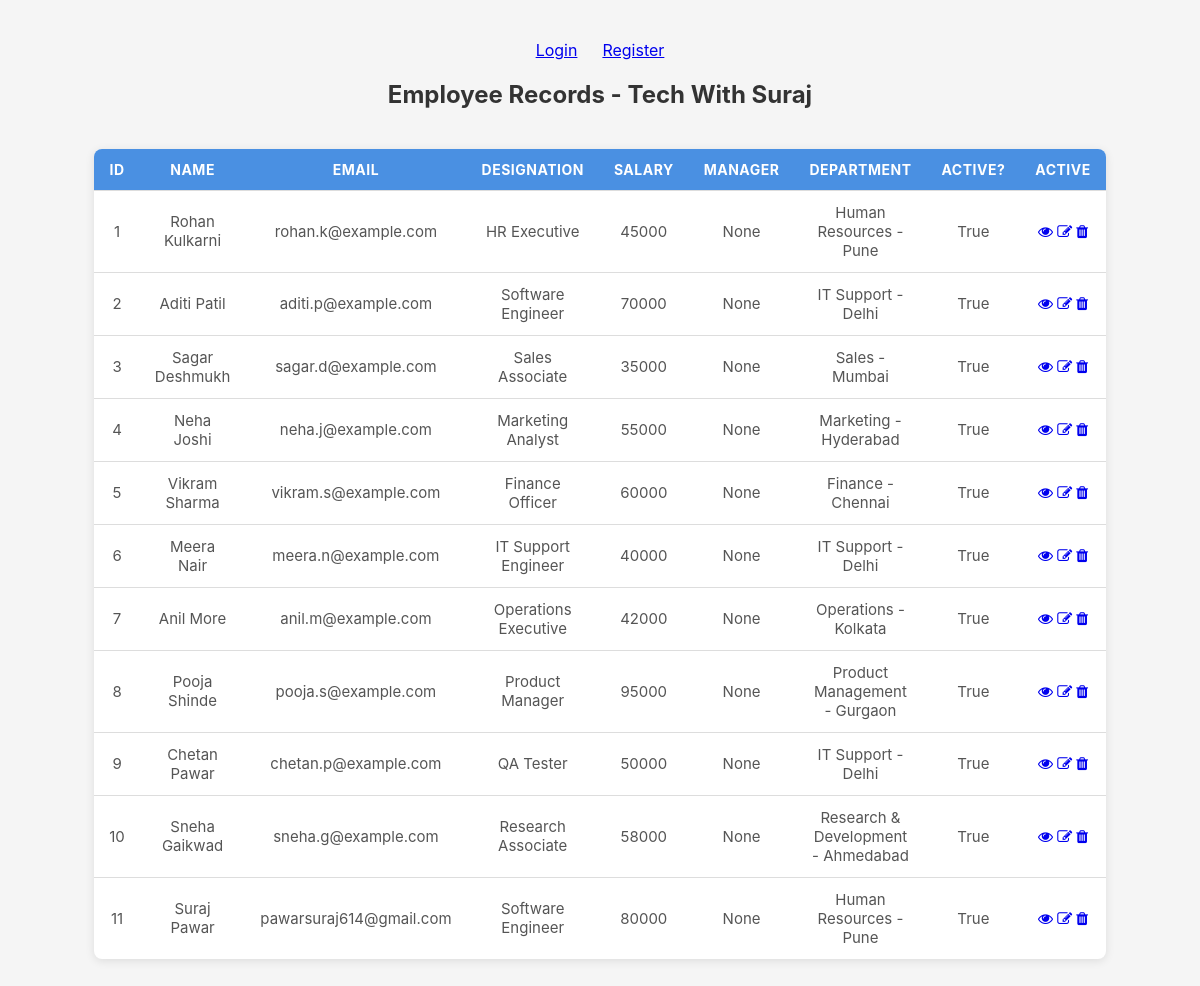
/, run on an earlier commit of the app's database.
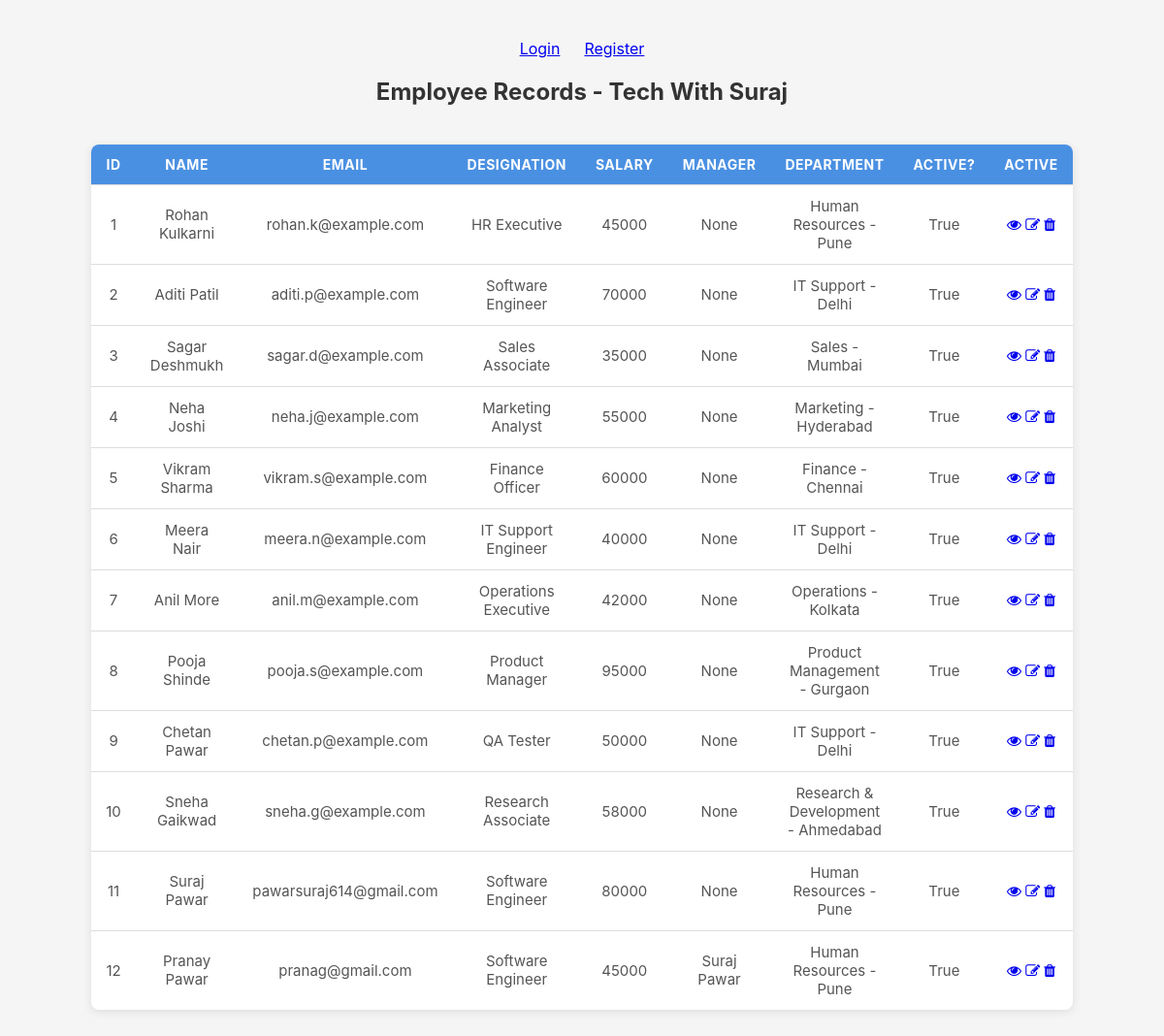
And on a later commit of the database.
### employees/models.py (models this page shows)
class Employee(models.Model):
    first_name = models.CharField(max_length=50)
    last_name = models.CharField(max_length=50)
    email = models.EmailField(unique=True)
    designation = models.CharField(max_length=50)
    image=models.ImageField(upload_to='emp_images',default='default.jpg')
    salary = models.IntegerField()
    joining_date = models.DateField()
    is_active = models.BooleanField(default=True)
    department = models.ForeignKey(Department, on_delete=models.SET_NULL, blank=True, null=True)
    manager = models.ForeignKey("self", on_delete=models.SET_NULL, blank=True, null=True)
    def __str__(self):
        return f"{self.first_name} {self.last_name}"
    def full_name(self):
        return f"{self.first_name} {self.last_name}"

class Department(models.Model):
    name = models.CharField(max_length=25)
    location = models.CharField(max_length=25)
    def __str__(self):
        return f"{self.name} - {self.location}"

### employee_main/views.py (the view)
# urls.py: 2. Add a URL to urlpatterns:  path('', views.home, name='home')
def home(request):
    employees = Employee.objects.all()
    context = {
        'employees': employees
    }
    return render(request, 'home.html', context)

### templates/home.html (shortened to what this page needs)
{% load static %}
<!DOCTYPE html>
<html lang="en">
<head>
    <link rel="stylesheet" href="{% static 'css/style.css' %}">
    <link rel="stylesheet" href="https://cdnjs.cloudflare.com/ajax/libs/font-awesome/4.7.0/css/font-awesome.min.css">
</head>
<body>
    {% if not user.is_authenticated %}
    <a href="{% url 'login' %}">Login</a> &emsp;
    <a href="{% url 'register' %}">Register</a>
    {% else %}
    You are logged in as: {{user}}
    <a href="{% url 'logout' %}">Logout</a>
    {% endif %}
    <h2>Employee Records - Tech With Suraj</h2>
    <br>
    <table>
        <thead>
            <tr>
                <th>ID</th>
                <th>Name</th>
                <th>Email</th>
                <th>Designation</th>
                <th>Salary</th>
                <th>Manager</th>
                <th>Department</th>
                <th>Active?</th>
                <th>Active</th>
            </tr>
        </thead>
        <tbody>
            {% for e in employees %}
                <tr>
                    <td>{{ e.id }}</td>
                    <td>{{ e.full_name }}</td>
                    <td>{{ e.email }}</td>
                    <td>{{ e.designation }}</td>
                    <td>{{ e.salary }}</td>
                    <td>{{ e.manager }}</td>
                    <td>{{ e.department }}</td>
                    <td>{{ e.is_active }}</td>
                    <td>
                        <a href="{% url 'employee_detail' e.id %}"><i class="fa fa-eye"></i></a>
                        <a href="{% url 'edit_employee' e.id %}"><i class="fa fa-edit"></i></a>
                        <a href="{% url 'delete_employee' e.id %}"><i class="fa fa-trash"></i></a>
                    </td>
                </tr>
            {% endfor %}
        </tbody>
    </table>
</body>
</html>

### employee_main/static/css/style.css (style rules this page uses)
body { font-family: "Inter", sans-serif; background: #f5f5f5; margin: 0; padding: 40px; text-align: center; }
h2 { margin-bottom: 20px; color: #333; }
table { margin: auto; border-collapse: collapse; width: 90%; max-width: 900px; background: white; border-radius: 8px; overflow: hidden; box-shadow: 0 2px 10px rgba(0, 0, 0, 0.1); }
thead { background: #4a90e2; color: white; }
th, td { padding: 12px 15px; border-bottom: 1px solid #ddd; }
th { text-transform: uppercase; font-size: 14px; letter-spacing: 0.5px; }
td { color: #555; font-size: 15px; }
tbody tr:last-child td { border-bottom: none; }

What changed in the data, as far as the page shows it:
added Employee: id "12", full_name "Pranay Pawar", email "pranag@gmail.com", designation "Software Engineer", salary "45000", manager "Suraj Pawar", department "Human Resources - Pune", is_active "True"
